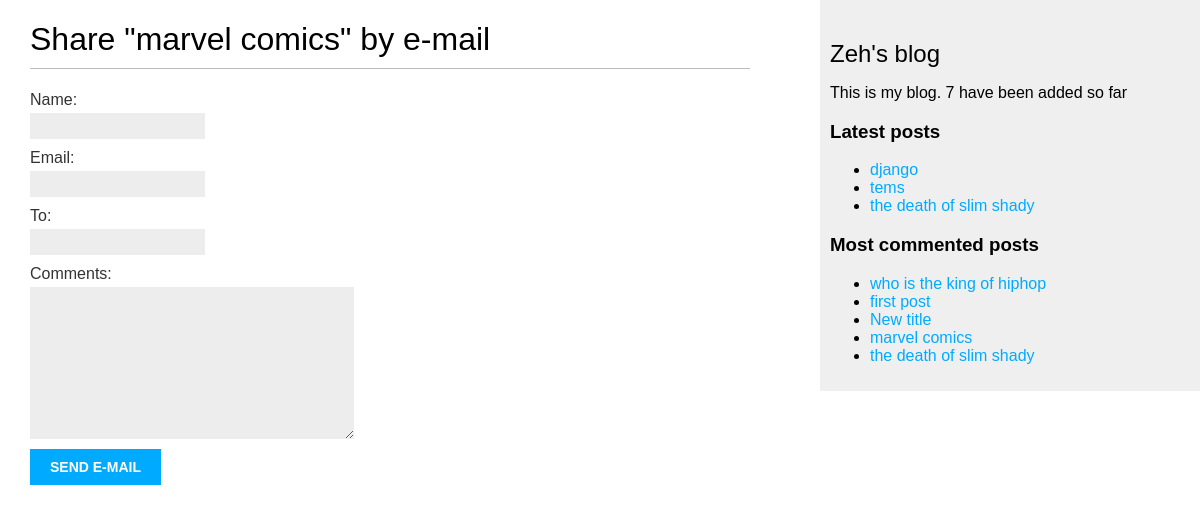
The app's page /blogs/4/share/ with its own data.
### blogs/models.py (models this page shows, shortened)
class Post(models.Model):
    class Status(models.TextChoices):
        DRAFT = 'DF', 'DRAFT'
        PUBLISHED = 'PB', 'PUBLISHED'
    title = models.CharField(max_length=255)
    slug = models.SlugField(max_length=255,
                            unique_for_date='publish')
    author = models.ForeignKey(
        settings.AUTH_USER_MODEL,
        on_delete=models.CASCADE,
        related_name='blog_posts'
    )
    body = models.TextField()
    publish = models.DateTimeField(default=timezone.now)
    created_at = models.DateTimeField(auto_now_add=True)
    updated_at = models.DateTimeField(auto_now=True)
    status = models.CharField(
        max_length=2,
        choices=Status,
        default=Status.DRAFT
    )
    tags = TaggableManager()
    objects = models.Manager() # The default manager.
    published = PublishedManager() # Our custom manager.
    class Meta:
        ordering = ['-publish']
        indexes = [
            models.Index(fields=['-publish']),
        ]
    def get_absolute_url(self):
        return reverse(
        'blogs:post_detail',
        args=[
            self.publish.year,
            self.publish.month,
            self.publish.day,
            self.slug
            ]
        )

### blogs/views.py (the view)
# urls.py: path('<int:post_id>/share/', views.post_share, name='post_share'),
def post_share(request, post_id):
    post = get_object_or_404(Post, id=post_id, status=Post.Status.PUBLISHED)
    sent = False
    try:
        if request.method == 'POST':
            form = EmailPostForm(request.POST)
            if form.is_valid():
                cd = form.cleaned_data
                post_url = request.build_absolute_uri(post.get_absolute_url())
                subject = f"{cd['name']} ({cd['email']}) recommends you read {post.title}"
                message = f"Read {post.title} at {post_url}\n\n{cd['name']}\'s comments: {cd['comments']}"
                send_mail(subject, message, from_email=None, recipient_list=[cd['to']])
                sent = True
        else:
            form = EmailPostForm()
        return render(request, 'blogs/post/share.html', {'post': post, 'form': form, 'sent': sent})
    except Exception as e:
         return render(request, 'blogs/post/share_error.html', {'error': str(e)})

### blogs/forms.py
class EmailPostForm(forms.Form):
    name = forms.CharField(max_length=25)
    email = forms.EmailField()
    to = forms.EmailField()
    comments = forms.CharField(required=False,
                               widget=forms.Textarea)

### blogs/models.py (called while the page is built)
    def get_queryset(self):
        return (
            super().get_queryset().filter(status=Post.Status.PUBLISHED)
        )

### blogs/templatetags/blog_tags.py (called while the page is built)
@register.simple_tag
def total_posts():
    return Post.published.count()

@register.inclusion_tag('blogs/post/latest_posts.html')
def show_latest_posts(count=5):
    latest_posts = Post.published.order_by('-publish')[:count]
    return {'latest_posts': latest_posts}

@register.simple_tag
def get_most_commented_posts(count=5):
    return Post.published.annotate(
        total_comments=Count('comments')
    ).order_by('-total_comments')[:count]

### blogs/templates/blogs/post/share.html (shortened to what this page needs)
{% extends "blogs/base.html" %}
{% block content %}
{% if sent %}
<h1>E-mail successfully sent</h1>
<p>
"{{ post.title }}" was successfully sent to {{ form.clean_data.to}}.
</p>
{% else %}
<h1>Share "{{ post.title }}" by e-mail</h1>
<form method="post">
{{ form.as_p }}
<input type="submit" value="Send e-mail">
</form>
{% endif %}
{% endblock %}

### blogs/templates/blogs/base.html (shortened to what this page needs)
{% load blog_tags %}
{% load static %}
<!DOCTYPE html>
<html>
<head>
<link href="{% static "css/blog.css" %}" rel="stylesheet">
</head>
<body>
<div id="content">
{% block content %}
{% endblock %}
</div>
<div id="sidebar">
<h2>Zeh's blog</h2>
<p>This is my blog.
   {% total_posts%} have been added so far
</p>
<h3>Latest posts</h3>
{% show_latest_posts 3 %}
<h3>Most commented posts</h3>
{% get_most_commented_posts as most_commented_posts %}
<ul>
{% for post in most_commented_posts %}
<li>
<a href="{{ post.get_absolute_url }}">{{ post.title }}</a>
</li>
{% endfor %}
</ul>
</div>
</body>
</html>

### blogs/templates/blogs/post/latest_posts.html
<ul>
    {% for post in latest_posts %}
    <li>
    <a href="{{ post.get_absolute_url }}">{{ post.title }}</a>
    </li>
    {% endfor %}
</ul>

### blogs/static/css/blog.css (style rules this page uses)
body { margin:0; padding:0; font-family:helvetica, sans-serif; }
a { color:#00abff; text-decoration:none; }
h1 { font-weight:normal; border-bottom:1px solid #bbb; padding:0 0 10px 0; }
h2 { font-weight:normal; margin:30px 0 0; }
#content { float:left; width:60%; padding:0 0 0 30px; }
#sidebar { float:right; width:30%; padding:10px; background:#efefef; height:100%; }
label { float:left; clear:both; color:#333; margin-bottom:4px; }
input, textarea { clear:both; float:left; margin:0 0 10px; background:#ededed; border:0; padding:6px 10px; font-size:12px; }
input[type=submit] { font-weight:bold; background:#00abff; color:#fff; padding:10px 20px; font-size:14px; text-transform:uppercase; }

### records on screen
Post: title "marvel comics"
Post: title "django"
Post: title "tems"
Post: title "the death of slim shady"
Post: title "who is the king of hiphop"
Post: title "first post"
Post: title "New title"
